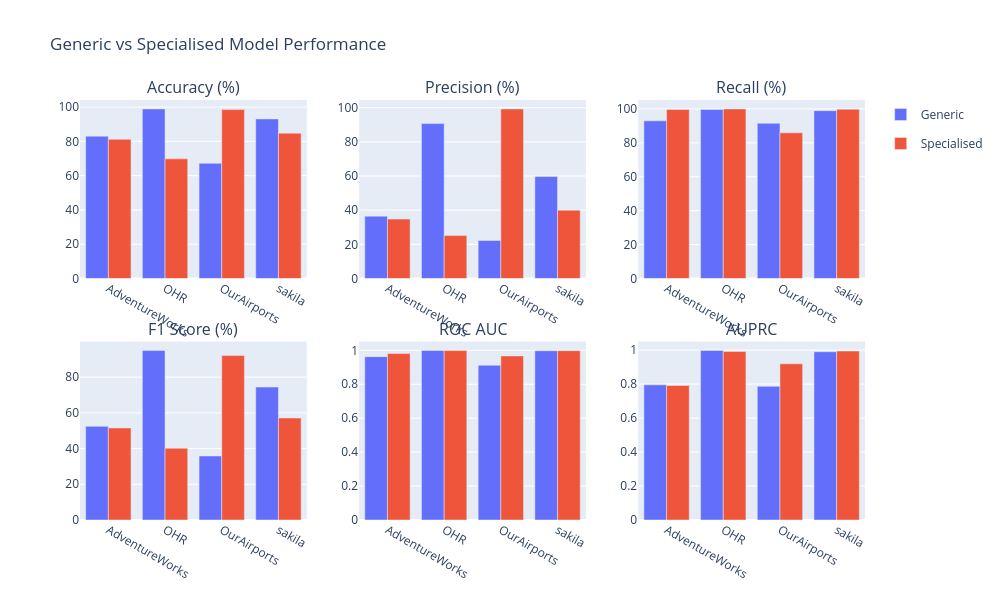

Notebook code for this chart:
### Markdown cell above
## Main Metrics Comparison

### Code cell
# Main metrics comparison
main_metrics = ["accuracy", "precision", "recall", "fone", "rocauc", "auprc"]
metric_labels = {
    "accuracy": "Accuracy (%)",
    "precision": "Precision (%)",
    "recall": "Recall (%)",
    "fone": "F1 Score (%)",
    "rocauc": "ROC AUC",
    "auprc": "AUPRC"
}

fig = make_subplots(
    rows=1, cols=4,
    subplot_titles=[metric_labels[m] for m in main_metrics],
    vertical_spacing=0.15
)

colors = {"generic": "#636EFA", "specialised": "#EF553B"}

for idx, metric in enumerate(main_metrics):
    row = idx // 3 + 1
    col = idx % 3 + 1
    
    for model_type in ["generic", "specialised"]:
        subset = results_df[results_df["type"] == model_type]
        fig.add_trace(
            go.Bar(
                x=subset["dataset"],
                y=subset[metric],
                name=model_type.capitalize(),
                marker_color=colors[model_type],
                showlegend=(idx == 0),
                legendgroup=model_type
            ),
            row=row, col=col
        )

fig.update_layout(
    title="Generic vs Specialised Model Performance",
    barmode="group",
    height=600,
    width=1000
)
fig.show()

### Figure 1 — Plotly figure (JSON) as saved in the notebook; plotly's stock layout.template omitted (floating-point values rounded to 4 significant figures)
{"data": [{"legendgroup": "generic", "marker": {"color": "#636EFA"}, "name": "Generic", "showlegend": true, "type": "bar", "x": ["AdventureWorks", "OHR", "OurAirports", "sakila"], "xaxis": "x", "y": [83.06, 98.93, 67.19, 93.11], "yaxis": "y"}, {"legendgroup": "specialised", "marker": {"color": "#EF553B"}, "name": "Specialised", "showlegend": true, "type": "bar", "x": ["AdventureWorks", "OHR", "OurAirports", "sakila"], "xaxis": "x", "y": [81.19, 69.79, 98.53, 84.8], "yaxis": "y"}, {"legendgroup": "generic", "marker": {"color": "#636EFA"}, "name": "Generic", "showlegend": false, "type": "bar", "x": ["AdventureWorks", "OHR", "OurAirports", "sakila"], "xaxis": "x2", "y": [36.52, 90.7, 22.29, 59.67], "yaxis": "y2"}, {"legendgroup": "specialised", "marker": {"color": "#EF553B"}, "name": "Specialised", "showlegend": false, "type": "bar", "x": ["AdventureWorks", "OHR", "OurAirports", "sakila"], "xaxis": "x2", "y": [34.78, 25.14, 99.29, 40.02], "yaxis": "y2"}, {"legendgroup": "generic", "marker": {"color": "#636EFA"}, "name": "Generic", "showlegend": false, "type": "bar", "x": ["AdventureWorks", "OHR", "OurAirports", "sakila"], "xaxis": "x3", "y": [92.98, 99.67, 91.53, 98.97], "yaxis": "y3"}, {"legendgroup": "specialised", "marker": {"color": "#EF553B"}, "name": "Specialised", "showlegend": false, "type": "bar", "x": ["AdventureWorks", "OHR", "OurAirports", "sakila"], "xaxis": "x3", "y": [99.68, 100.0, 85.92, 99.83], "yaxis": "y3"}, {"legendgroup": "generic", "marker": {"color": "#636EFA"}, "name": "Generic", "showlegend": false, "type": "bar", "x": ["AdventureWorks", "OHR", "OurAirports", "sakila"], "xaxis": "x4", "y": [52.45, 94.98, 35.85, 74.45], "yaxis": "y4"}, {"legendgroup": "specialised", "marker": {"color": "#EF553B"}, "name": "Specialised", "showlegend": false, "type": "bar", "x": ["AdventureWorks", "OHR", "OurAirports", "sakila"], "xaxis": "x4", "y": [51.57, 40.18, 92.12, 57.13], "yaxis": "y4"}, {"legendgroup": "generic", "marker": {"color": "#636EFA"}, "name": "Generic", "showlegend": false, "type": "bar", "x": ["AdventureWorks", "OHR", "OurAirports", "sakila"], "xaxis": "x5", "y": [0.9627, 0.9994, 0.912, 0.9974], "yaxis": "y5"}, {"legendgroup": "specialised", "marker": {"color": "#EF553B"}, "name": "Specialised", "showlegend": false, "type": "bar", "x": ["AdventureWorks", "OHR", "OurAirports", "sakila"], "xaxis": "x5", "y": [0.981, 0.9985, 0.9671, 0.998], "yaxis": "y5"}, {"legendgroup": "generic", "marker": {"color": "#636EFA"}, "name": "Generic", "showlegend": false, "type": "bar", "x": ["AdventureWorks", "OHR", "OurAirports", "sakila"], "xaxis": "x6", "y": [0.7957, 0.9983, 0.7867, 0.9907], "yaxis": "y6"}, {"legendgroup": "specialised", "marker": {"color": "#EF553B"}, "name": "Specialised", "showlegend": false, "type": "bar", "x": ["AdventureWorks", "OHR", "OurAirports", "sakila"], "xaxis": "x6", "y": [0.7918, 0.9923, 0.9196, 0.9947], "yaxis": "y6"}], "layout": {"annotations": [{"font": {"size": 16}, "showarrow": false, "text": "Accuracy (%)", "x": 0.1444, "xanchor": "center", "xref": "paper", "y": 1, "yanchor": "bottom", "yref": "paper"}, {"font": {"size": 16}, "showarrow": false, "text": "Precision (%)", "x": 0.5, "xanchor": "center", "xref": "paper", "y": 1, "yanchor": "bottom", "yref": "paper"}, {"font": {"size": 16}, "showarrow": false, "text": "Recall (%)", "x": 0.8556, "xanchor": "center", "xref": "paper", "y": 1, "yanchor": "bottom", "yref": "paper"}, {"font": {"size": 16}, "showarrow": false, "text": "F1 Score (%)", "x": 0.1444, "xanchor": "center", "xref": "paper", "y": 0.425, "yanchor": "bottom", "yref": "paper"}, {"font": {"size": 16}, "showarrow": false, "text": "ROC AUC", "x": 0.5, "xanchor": "center", "xref": "paper", "y": 0.425, "yanchor": "bottom", "yref": "paper"}, {"font": {"size": 16}, "showarrow": false, "text": "AUPRC", "x": 0.8556, "xanchor": "center", "xref": "paper", "y": 0.425, "yanchor": "bottom", "yref": "paper"}], "barmode": "group", "height": 600, "title": {"text": "Generic vs Specialised Model Performance"}, "width": 1000, "xaxis": {"anchor": "y", "domain": [0, 0.2889]}, "xaxis2": {"anchor": "y2", "domain": [0.3556, 0.6444]}, "xaxis3": {"anchor": "y3", "domain": [0.7111, 1]}, "xaxis4": {"anchor": "y4", "domain": [0, 0.2889]}, "xaxis5": {"anchor": "y5", "domain": [0.3556, 0.6444]}, "xaxis6": {"anchor": "y6", "domain": [0.7111, 1]}, "yaxis": {"anchor": "x", "domain": [0.575, 1]}, "yaxis2": {"anchor": "x2", "domain": [0.575, 1]}, "yaxis3": {"anchor": "x3", "domain": [0.575, 1]}, "yaxis4": {"anchor": "x4", "domain": [0, 0.425]}, "yaxis5": {"anchor": "x5", "domain": [0, 0.425]}, "yaxis6": {"anchor": "x6", "domain": [0, 0.425]}}}
